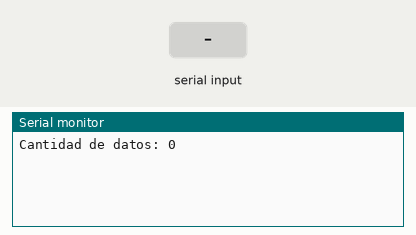
Simulated run of this sketch. Board: Arduino Uno, built with avr-gcc and run on an emulated ATmega328P. Shown: the last lines printed to the serial monitor. The test bench sets the inputs (shaded band).

Above: at 1.2 s.
1.3 s: byte 30 received over Serial
2.8 s: byte 90 received over Serial
At 4.0 s:
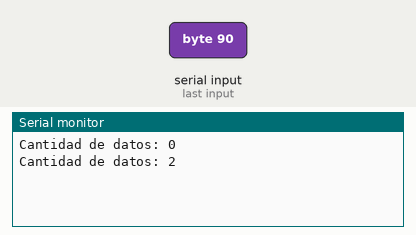
4.3 s: byte 120 received over Serial
At 6.5 s:
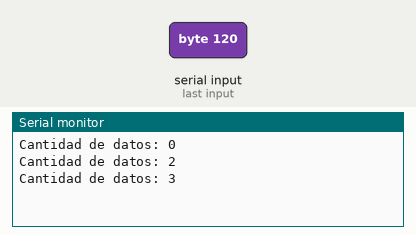
Timing chart, 0 to 8.0 s (numbered marks = the images above; inputs shaded):
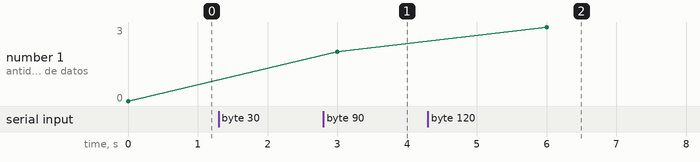

The sketch:

code.ino
```cpp
const int BUFFER_SIZE = 32; // capacidad de almacenamiento 32 bytes
uint8_t taskBuffer[BUFFER_SIZE]; // Buffer para almacenar datos
uint8_t dataCounter = 0; // lleva la cuenta de la cantidad de datos almacenados en el buffer

enum class TaskStates
{
  INIT,
  WAIT_DATA
};

TaskStates taskState = TaskStates::INIT; // variable que indica el estado actual de la tarea, inicializada en INIT.

void processSerialData() // funcion para leer datos del puerto serial y almacenarlos en el buffer.
{
  // Verifica si hay datos disponibles en el puerto serial
  while (Serial.available() > 0)
  {
    // Lee un byte de datos del puerto serial
    uint8_t newData = Serial.read();

    // Almacena el dato en el buffer si hay espacio disponible
    if (dataCounter < BUFFER_SIZE)
    {
      taskBuffer[dataCounter] = newData;
      dataCounter++;
    } else
      {
      // Si el buffer está lleno, se puede implementar manejo de desbordamiento
      Serial.println("Buffer lleno. Datos perdidos.");

     delay(1000); // delay para el mensaje
     break;
      }
   }
}

void task1() // lógica principal de la tarea
{
  switch (taskState)
    {
    case TaskStates::INIT:
      // Inicialización de la tarea
      Serial.begin(115200);
      taskState = TaskStates::WAIT_DATA; // Cambia al estado de espera de datos
      break;

    case TaskStates::WAIT_DATA:
      // Procesa los datos del puerto serial
      processSerialData();

      // Muestra la cantidad de datos recibidos hasta ahora
      Serial.print("Cantidad de datos: ");
      Serial.println(dataCounter);

      delay(3000);  // Espera 3 segundos entre llamadas a la tarea
      break;

    default:
      break;
   }
}

void setup()
{
  task1(); // Llama a la tarea para la inicialización
}

void loop()
{
  task1(); // Llama a la tarea en el loop principal para que sea un buble infinito
}
```

Measured:
- after the input at 2.8 s, the serial monitor: prints a new line after 0.20 s (image 1)
- after the input at 4.3 s, the serial monitor: prints a new line after 1.7 s (image 2)
- plotted number 1: 0 → 2 after the input at 2.8 s, 2 → 3 after the input at 4.3 s
